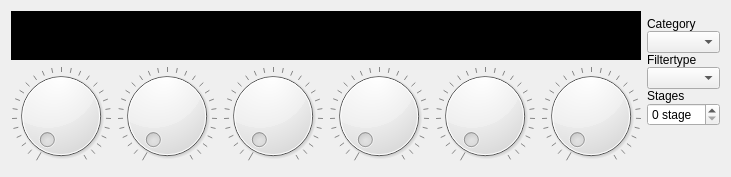
     <widget class="QWidget" name="tab_5">
      <property name="controlId" stdset="0">
       <string>FILTER_PARAMETERS</string>
      </property>
      <attribute name="title">
       <string>Filter Parameters</string>
      </attribute>
      <layout class="QGridLayout" name="gridLayout_7">
       <item row="1" column="7" rowspan="3">
        <widget class="QWidget" name="widget_5" native="true">
         <property name="sizePolicy">
          <sizepolicy hsizetype="Preferred" vsizetype="Maximum">
           <horstretch>0</horstretch>
           <verstretch>0</verstretch>
          </sizepolicy>
         </property>
         <layout class="QVBoxLayout" name="verticalLayout_4">
          <property name="spacing">
           <number>0</number>
          </property>
          <property name="margin">
           <number>0</number>
          </property>
          <item>
           <widget class="QLabel" name="label_2">
            <property name="sizePolicy">
             <sizepolicy hsizetype="Preferred" vsizetype="Maximum">
              <horstretch>0</horstretch>
              <verstretch>0</verstretch>
             </sizepolicy>
            </property>
            <property name="text">
             <string>Category</string>
            </property>
           </widget>
          </item>
          <item>
           <widget class="ComboBox" name="comboBox_5">
            <property name="controlId" stdset="0">
             <string>type</string>
            </property>
           </widget>
          </item>
          <item>
           <widget class="QLabel" name="label_3">
            <property name="sizePolicy">
             <sizepolicy hsizetype="Preferred" vsizetype="Maximum">
              <horstretch>0</horstretch>
              <verstretch>0</verstretch>
             </sizepolicy>
            </property>
            <property name="text">
             <string>Filtertype</string>
            </property>
           </widget>
          </item>
          <item>
           <widget class="ComboBox" name="comboBox_6">
            <property name="controlId" stdset="0">
             <string>category</string>
            </property>
           </widget>
          </item>
          <item>
           <widget class="QLabel" name="label_5">
            <property name="sizePolicy">
             <sizepolicy hsizetype="Preferred" vsizetype="Maximum">
              <horstretch>0</horstretch>
              <verstretch>0</verstretch>
             </sizepolicy>
            </property>
            <property name="text">
             <string>Stages</string>
            </property>
           </widget>
          </item>
          <item>
           <widget class="SpinBox" name="octave_4">
            <property name="suffix">
             <string> stage</string>
            </property>
            <property name="prefix">
             <string/>
            </property>
            <property name="controlId" stdset="0">
             <string>stages</string>
            </property>
           </widget>
          </item>
          <item>
           <spacer name="verticalSpacer_16">
            <property name="orientation">
             <enum>Qt::Vertical</enum>
            </property>
            <property name="sizeHint" stdset="0">
             <size>
              <width>20</width>
              <height>40</height>
             </size>
            </property>
           </spacer>
          </item>
         </layout>
        </widget>
       </item>
       <item row="3" column="0">
        <widget class="Dial" name="mastervolume_13">
         <property name="maximum">
          <number>127</number>
         </property>
         <property name="pageStep">
          <number>32</number>
         </property>
         <property name="wrapping">
          <bool>false</bool>
         </property>
         <property name="notchTarget">
          <double>4.699999999999999</double>
         </property>
         <property name="notchesVisible">
          <bool>true</bool>
         </property>
         <property name="controlId" stdset="0">
          <string/>
         </property>
         <property name="caption" stdset="0">
          <string>V. Sns</string>
         </property>
        </widget>
       </item>
       <item row="3" column="1">
        <widget class="Dial" name="mastervolume_14">
         <property name="maximum">
          <number>127</number>
         </property>
         <property name="pageStep">
          <number>32</number>
         </property>
         <property name="wrapping">
          <bool>false</bool>
         </property>
         <property name="notchTarget">
          <double>4.699999999999999</double>
         </property>
         <property name="notchesVisible">
          <bool>true</bool>
         </property>
         <property name="controlId" stdset="0">
          <string/>
         </property>
         <property name="caption" stdset="0">
          <string>Freq.tr.</string>
         </property>
        </widget>
       </item>
       <item row="3" column="2">
        <widget class="Dial" name="mastervolume_15">
         <property name="maximum">
          <number>127</number>
         </property>
         <property name="pageStep">
          <number>32</number>
         </property>
         <property name="wrapping">
          <bool>false</bool>
         </property>
         <property name="notchTarget">
          <double>4.699999999999999</double>
         </property>
         <property name="notchesVisible">
          <bool>true</bool>
         </property>
         <property name="controlId" stdset="0">
          <string>gain</string>
         </property>
         <property name="caption" stdset="0">
          <string>Gain</string>
         </property>
        </widget>
       </item>
       <item row="0" column="0" rowspan="3" colspan="6">
        <widget class="OscilWidget" name="filter_vis" native="true">
         <property name="sizePolicy">
          <sizepolicy hsizetype="Expanding" vsizetype="Preferred">
           <horstretch>0</horstretch>
           <verstretch>0</verstretch>
          </sizepolicy>
         </property>
         <property name="palette">
          <palette>
           <active>
            <colorrole role="Text">
             <brush brushstyle="SolidPattern">
              <color alpha="255">
               <red>0</red>
               <green>255</green>
               <blue>0</blue>
              </color>
             </brush>
            </colorrole>
            <colorrole role="Base">
             <brush brushstyle="SolidPattern">
              <color alpha="255">
               <red>255</red>
               <green>255</green>
               <blue>255</blue>
              </color>
             </brush>
            </colorrole>
            <colorrole role="Window">
             <brush brushstyle="SolidPattern">
              <color alpha="255">
               <red>0</red>
               <green>0</green>
               <blue>0</blue>
              </color>
             </brush>
            </colorrole>
           </active>
           <inactive>
            <colorrole role="Text">
             <brush brushstyle="SolidPattern">
              <color alpha="255">
               <red>0</red>
               <green>255</green>
               <blue>0</blue>
              </color>
             </brush>
            </colorrole>
            <colorrole role="Base">
             <brush brushstyle="SolidPattern">
              <color alpha="255">
               <red>255</red>
               <green>255</green>
               <blue>255</blue>
              </color>
             </brush>
            </colorrole>
            <colorrole role="Window">
             <brush brushstyle="SolidPattern">
              <color alpha="255">
               <red>0</red>
               <green>0</green>
               <blue>0</blue>
              </color>
             </brush>
            </colorrole>
           </inactive>
           <disabled>
            <colorrole role="Text">
             <brush brushstyle="SolidPattern">
              <color alpha="255">
               <red>126</red>
               <green>125</green>
               <blue>124</blue>
              </color>
             </brush>
            </colorrole>
            <colorrole role="Base">
             <brush brushstyle="SolidPattern">
              <color alpha="255">
               <red>0</red>
               <green>0</green>
               <blue>0</blue>
              </color>
             </brush>
            </colorrole>
            <colorrole role="Window">
             <brush brushstyle="SolidPattern">
              <color alpha="255">
               <red>0</red>
               <green>0</green>
               <blue>0</blue>
              </color>
             </brush>
            </colorrole>
           </disabled>
          </palette>
         </property>
         <property name="autoFillBackground">
          <bool>true</bool>
         </property>
         <property name="controlId" stdset="0">
          <string>FilterVis</string>
         </property>
        </widget>
       </item>
       <item row="3" column="3">
        <widget class="Dial" name="mastervolume_11">
         <property name="maximum">
          <number>127</number>
         </property>
         <property name="pageStep">
          <number>32</number>
         </property>
         <property name="wrapping">
          <bool>false</bool>
         </property>
         <property name="notchTarget">
          <double>4.699999999999999</double>
         </property>
         <property name="notchesVisible">
          <bool>true</bool>
         </property>
         <property name="controlId" stdset="0">
          <string>q</string>
         </property>
         <property name="caption" stdset="0">
          <string>Q</string>
         </property>
        </widget>
       </item>
       <item row="3" column="4">
        <widget class="Dial" name="partPan_3">
         <property name="maximum">
          <number>127</number>
         </property>
         <property name="pageStep">
          <number>32</number>
         </property>
         <property name="wrapping">
          <bool>false</bool>
         </property>
         <property name="notchTarget">
          <double>4.699999999999999</double>
         </property>
         <property name="notchesVisible">
          <bool>true</bool>
         </property>
         <property name="controlId" stdset="0">
          <string>freq</string>
         </property>
         <property name="caption" stdset="0">
          <string>C. freq</string>
         </property>
        </widget>
       </item>
       <item row="3" column="5">
        <widget class="Dial" name="mastervolume_12">
         <property name="maximum">
          <number>127</number>
         </property>
         <property name="pageStep">
          <number>32</number>
         </property>
         <property name="wrapping">
          <bool>false</bool>
         </property>
         <property name="notchTarget">
          <double>4.699999999999999</double>
         </property>
         <property name="notchesVisible">
          <bool>true</bool>
         </property>
         <property name="controlId" stdset="0">
          <string/>
         </property>
         <property name="caption" stdset="0">
          <string>V. SnsA</string>
         </property>
        </widget>
       </item>
      </layout>
     </widget>
